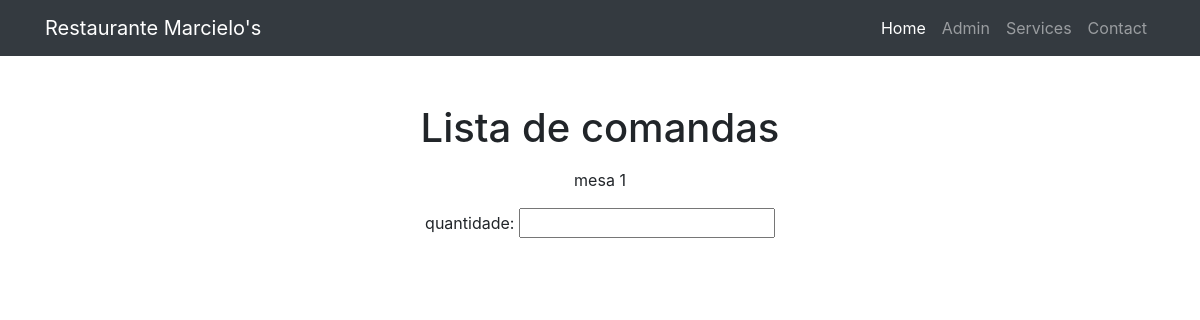
Before: /index/ with the older database file.
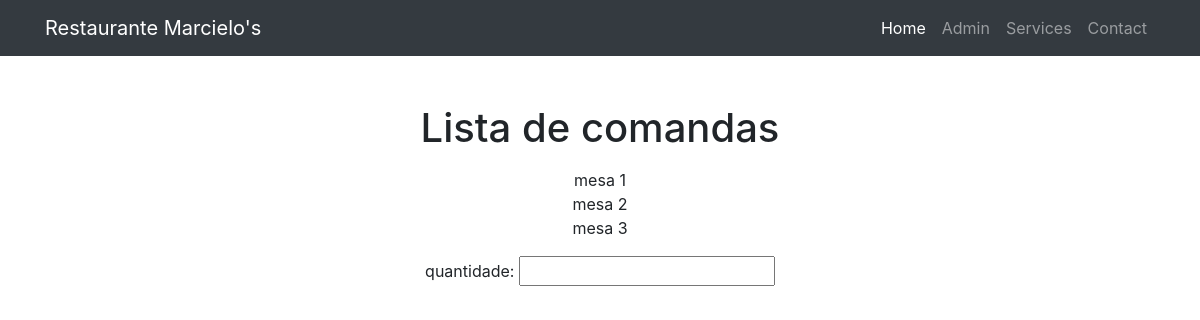
After: the same page with the newer database file.
### restaurante/models.py (models this page shows)
class Comanda(models.Model):
	mesa = models.IntegerField()
	esta_ativa = models.BooleanField()
	itens = models.ForeignKey('ItemComanda', on_delete = models.CASCADE)

### restaurante/views.py (the view)
# urls.py: path('index/', index)
def index(request):
	comandas = Comanda.objects.filter(esta_ativa=True)
	contexto = {'comandas':comandas}
	return render(request, 'restaurante/index.html', contexto)

### restaurante/templates/restaurante/index.html (shortened to what this page needs)
<!DOCTYPE html>
<html lang="en">
<head>
  <link href="vendor/bootstrap/css/bootstrap.min.css" rel="stylesheet">
  <link rel="stylesheet" href="https://stackpath.bootstrapcdn.com/bootstrap/4.3.1/css/bootstrap.min.css">
</head>
<body>
  <nav class="navbar navbar-expand-lg navbar-dark bg-dark static-top">
    <div class="container">
      <a class="navbar-brand" href="#">Restaurante Marcielo's</a>
      <div class="collapse navbar-collapse" id="navbarResponsive">
        <ul class="navbar-nav ml-auto">
          <li class="nav-item active">
            <a class="nav-link" href="#">Home
            </a>
          </li>
          <li class="nav-item">
            <a class="nav-link" href="/admin">Admin</a>
          </li>
          <li class="nav-item">
            <a class="nav-link" href="#">Services</a>
          </li>
          <li class="nav-item">
            <a class="nav-link" href="#">Contact</a>
          </li>
        </ul>
      </div>
    </div>
  </nav>
  <div class="container">
    <div class="row">
      <div class="col-lg-12 text-center">
        <h1 class="mt-5">Lista de comandas</h1>
        <ul class="list-unstyled">
          {% for comanda in comandas %}
              <li>mesa {{ comanda.mesa }}</li>
          {% endfor %}
        </ul>
        <form action="{% url 'restaurante:adicionar'%}" method="post">
          quantidade:
          <input type="text" name="qtd">
        </form>
      </div>
    </div>
  </div>
</body>
</html>

Changed rows visible on the page:
added Comanda: mesa "2"
added Comanda: mesa "3"
